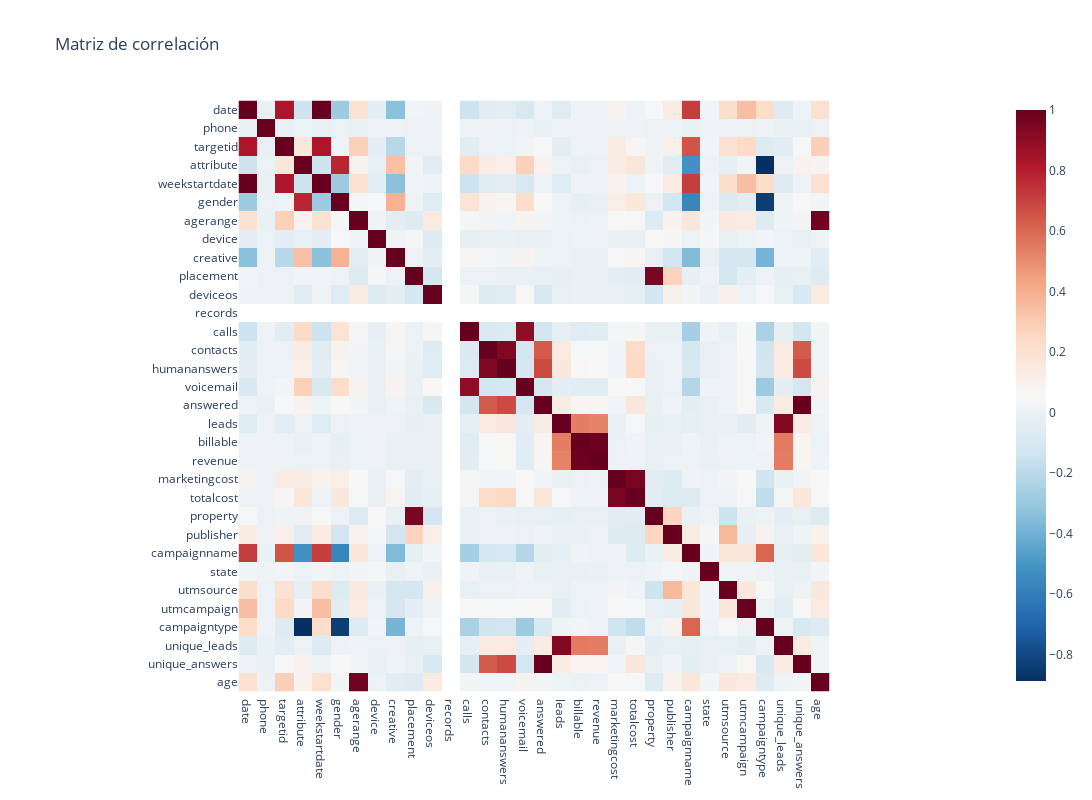

Notebook code cell kept with this figure:
### Code cell
# Heatmap con correlaciones
corr = df_encoded.corr()
fig = px.imshow(corr, color_continuous_scale='RdBu_r', title='Matriz de correlación')
fig.update_layout(width=1200, height=800, plot_bgcolor='white', paper_bgcolor='white') # Fondo blanco y tamaño más grande para el heatmap
fig.show()

### Figure 1 — Plotly figure (JSON) as saved in the notebook; plotly's stock layout.template omitted (floating-point values rounded to 4 significant figures; data arrays with more than 128 entries replaced by an {"elided": "..."} marker saying what was removed)
{"data": [{"coloraxis": "coloraxis", "hovertemplate": "x: %{x}<br>y: %{y}<br>color: %{z}<extra></extra>", "name": "0", "type": "heatmap", "x": ["date", "phone", "targetid", "attribute", "weekstartdate", "gender", "agerange", "device", "creative", "placement", "deviceos", "records", "calls", "contacts", "humananswers", "voicemail", "answered", "leads", "billable", "revenue", "marketingcost", "totalcost", "property", "publisher", "campaignname", "state", "utmsource", "utmcampaign", "campaigntype", "unique_leads", "unique_answers", "age"], "xaxis": "x", "y": ["date", "phone", "targetid", "attribute", "weekstartdate", "gender", "agerange", "device", "creative", "placement", "deviceos", "records", "calls", "contacts", "humananswers", "voicemail", "answered", "leads", "billable", "revenue", "marketingcost", "totalcost", "property", "publisher", "campaignname", "state", "utmsource", "utmcampaign", "campaigntype", "unique_leads", "unique_answers", "age"], "yaxis": "y", "z": {"elided": "32x32 float values"}}], "layout": {"coloraxis": {"colorscale": [[0, "rgb(5,48,97)"], [0.1, "rgb(33,102,172)"], [0.2, "rgb(67,147,195)"], [0.3, "rgb(146,197,222)"], [0.4, "rgb(209,229,240)"], [0.5, "rgb(247,247,247)"], [0.6, "rgb(253,219,199)"], [0.7, "rgb(244,165,130)"], [0.8, "rgb(214,96,77)"], [0.9, "rgb(178,24,43)"], [1, "rgb(103,0,31)"]]}, "height": 800, "paper_bgcolor": "white", "plot_bgcolor": "white", "title": {"text": "Matriz de correlación"}, "width": 1200, "xaxis": {"anchor": "y", "constrain": "domain", "domain": [0, 1], "scaleanchor": "y"}, "yaxis": {"anchor": "x", "autorange": "reversed", "constrain": "domain", "domain": [0, 1]}}}
